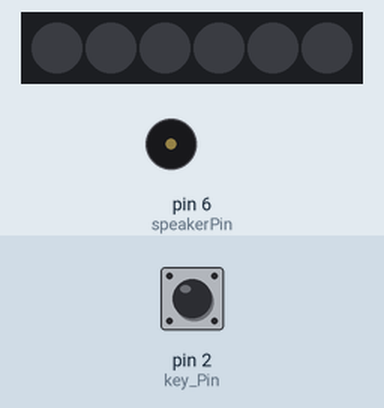
A sketch run on a simulated Arduino Uno, built with avr-gcc and run on an emulated ATmega328P. On the bench: 6 RGB LEDs in strip order, left to right, buzzer (waves = sounding). Inputs (shaded band) come from the test bench; at power-on: pin 2 (key_Pin) LOW. Dim RGB values are drawn brighter than linear.

Above: at 1.2 s.
1.3 s: pin 2 (key_Pin) pulled HIGH for 0.15 s
At 1.88 s:
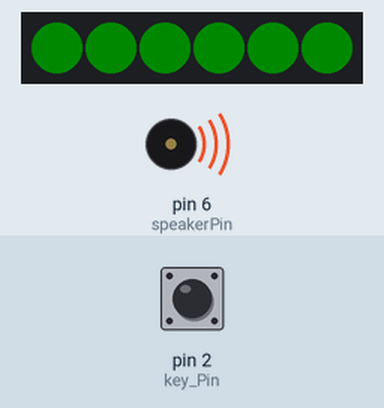
2.0 s: pin 2 (key_Pin) pulled HIGH for 1 s
At 3.1 s:
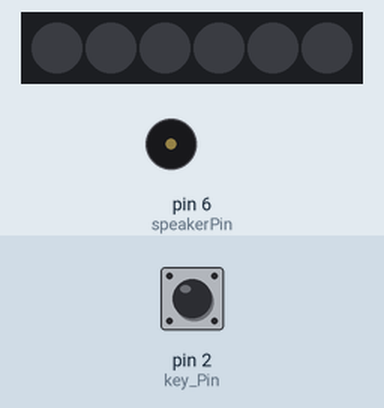
4.5 s: pin 2 (key_Pin) pulled HIGH for 0.15 s
At 5.08 s:
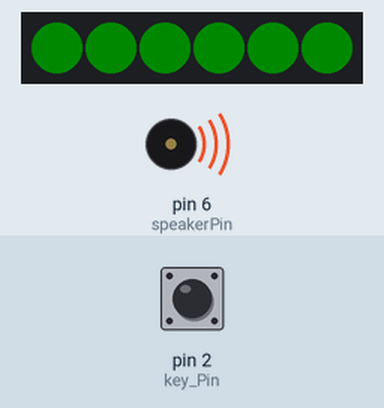
5.2 s: pin 2 (key_Pin) pulled HIGH for 3.2 s
At 6.7 s:
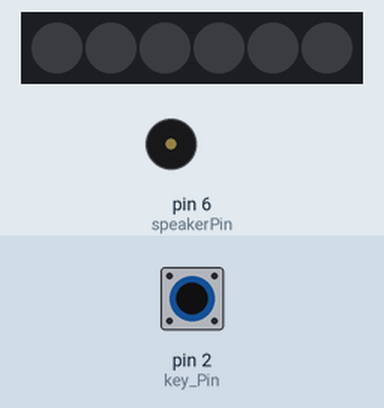
9.9 s: pin 2 (key_Pin) pulled HIGH for 0.15 s
At 10.87 s:
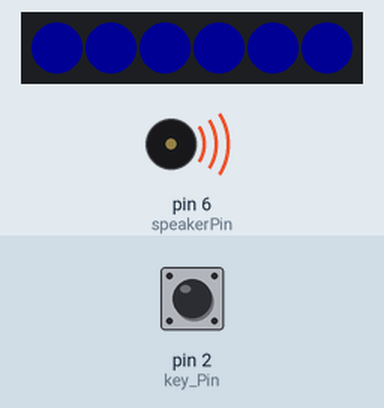
Timing chart, 0 to 14.5 s (numbered marks = the images above; inputs shaded):
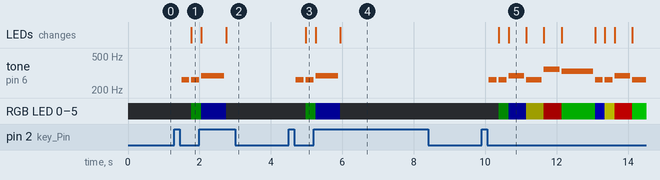

Measured:
- after the input at 1.3 s, tone on pin 6 (speakerPin): alternates 262 Hz for 0.22 s and silent for 0.06 s, starting after 0.20 s; RGB LED 0–5: off → RGB(0, 10, 0) after 0.48 s; the LEDs: change after 0.48 s (image 1)
- after the input at 4.5 s, tone on pin 6 (speakerPin): alternates 262 Hz for 0.22 s and silent for 0.06 s, starting after 0.20 s; RGB LED 0–5: off → RGB(0, 10, 0) after 0.48 s; the LEDs: change after 0.48 s (image 3)
- what the display in image 5 shows lasts 0.4 s, from 10.7 s to 11.1 s

The sketch:

music_birth.ino
```cpp
#include <Adafruit_NeoPixel.h>

#include "key.h"

#define PIXEL_PIN    A0    // Digital IO pin connected to the NeoPixels.
#define PIXEL_COUNT  6

Adafruit_NeoPixel strip = Adafruit_NeoPixel(PIXEL_COUNT, PIXEL_PIN, NEO_GRB + NEO_KHZ800);

#define NOTE_B0  31
#define NOTE_C1  33
#define NOTE_CS1 35
#define NOTE_D1  37
#define NOTE_DS1 39
#define NOTE_E1  41
#define NOTE_F1  44
#define NOTE_FS1 46
#define NOTE_G1  49
#define NOTE_GS1 52
#define NOTE_A1  55
#define NOTE_AS1 58
#define NOTE_B1  62
#define NOTE_C2  65
#define NOTE_CS2 69
#define NOTE_D2  73
#define NOTE_DS2 78
#define NOTE_E2  82
#define NOTE_F2  87
#define NOTE_FS2 93
#define NOTE_G2  98
#define NOTE_GS2 104
#define NOTE_A2  110
#define NOTE_AS2 117
#define NOTE_B2  123
#define NOTE_C3  131
#define NOTE_CS3 139
#define NOTE_D3  147
#define NOTE_DS3 156
#define NOTE_E3  165
#define NOTE_F3  175
#define NOTE_FS3 185
#define NOTE_G3  196
#define NOTE_GS3 208
#define NOTE_A3  220
#define NOTE_AS3 233
#define NOTE_B3  247
#define NOTE_C4  262
#define NOTE_CS4 277
#define NOTE_D4  294
#define NOTE_DS4 311
#define NOTE_E4  330
#define NOTE_F4  349
#define NOTE_FS4 370
#define NOTE_G4  392
#define NOTE_GS4 415
#define NOTE_A4  440
#define NOTE_AS4 466
#define NOTE_B4  494
#define NOTE_C5  523
#define NOTE_CS5 554
#define NOTE_D5  587
#define NOTE_DS5 622
#define NOTE_E5  659
#define NOTE_F5  698
#define NOTE_FS5 740
#define NOTE_G5  784
#define NOTE_GS5 831
#define NOTE_A5  880
#define NOTE_AS5 932
#define NOTE_B5  988
#define NOTE_C6  1047
#define NOTE_CS6 1109
#define NOTE_D6  1175
#define NOTE_DS6 1245
#define NOTE_E6  1319
#define NOTE_F6  1397
#define NOTE_FS6 1480
#define NOTE_G6  1568
#define NOTE_GS6 1661
#define NOTE_A6  1760
#define NOTE_AS6 1865
#define NOTE_B6  1976
#define NOTE_C7  2093
#define NOTE_CS7 2217
#define NOTE_D7  2349
#define NOTE_DS7 2489
#define NOTE_E7  2637
#define NOTE_F7  2794
#define NOTE_FS7 2960
#define NOTE_G7  3136
#define NOTE_GS7 3322
#define NOTE_A7  3520
#define NOTE_AS7 3729
#define NOTE_B7  3951
#define NOTE_C8  4186
#define NOTE_CS8 4435
#define NOTE_D8  4699
#define NOTE_DS8 4978

int key_Pin = 2;
int speakerPin = 6;
//Tone makeTone;

boolean play_pause;

long timer;
int val, add;

#define val_max 255
#define val_min 0

// notes to play; see Tone.h for frequencies;
int notes[] = {
  NOTE_C4, NOTE_C4, NOTE_D4, NOTE_C4, NOTE_F4, NOTE_E4,
  NOTE_C4, NOTE_C4, NOTE_D4, NOTE_C4, NOTE_G4, NOTE_F4,
  NOTE_C4, NOTE_C4, NOTE_C5, NOTE_A4, NOTE_F4, NOTE_E4, NOTE_D4,
  NOTE_AS4, NOTE_AS4, NOTE_A4, NOTE_F4, NOTE_G4, NOTE_F4
};

// number of beats for each note
int beats[] = {
  1, 1, 2, 2, 2, 4,
  1, 1, 2, 2, 2, 4,
  1, 1, 2, 2, 2, 2, 2,
  1, 1, 2, 2, 2, 4
};

// Calculate song length
int songLength = sizeof(notes) / sizeof(int);
int tempo = 220; // in milliseconds

void playNote(int note, int beat) {
  noTone(speakerPin); // speaker reset
  tone(speakerPin, note); // play tone
  key_pree();
  delay(tempo * beat); // for specified number of beats
  noTone(speakerPin); // speaker reset
  key_pree();
  delay(tempo / 4); // pause between notes
}

void setup() {
  Serial.begin(115200);
  pinMode(key_Pin, INPUT);
  //attachInterrupt(4, blink, FALLING);
  strip.begin();
  strip.show();
}

void loop() {
  key_pree();
  if (play_pause)
  {
    for (int i = 0; i < songLength; i++) {
      add++;
      if (add == 5)
        add = 1;
      if (add == 1)
        colorSet(strip.Color(i * 10, 0, 0));
      else if (add == 2)
        colorSet(strip.Color(0, i * 10, 0));
      else if (add == 3)
        colorSet(strip.Color(0, 0, i * 10));
      else if (add == 4)
        colorSet(strip.Color(i * 10, i * 10, 0));
      if (!play_pause)
      {
        play_pause = false;
        noTone(speakerPin);
        return;
      }
      playNote(notes[i], beats[i]); // make sound
    }
  }
  else
    colorSet(0);
}

void colorSet(uint32_t c) {
  for (uint16_t i = 0; i < strip.numPixels(); i++) {
    strip.setPixelColor(i, c);
  }
  strip.show();
}

void key_pree()
{
  if (key_get(key_Pin, 0))
  {
    delay(200);
    play_pause = !play_pause;
  }
}
```

key.h
```cpp
#include "arduino.h"

boolean key[NUM_DIGITAL_PINS];			//按键
boolean key_cache[NUM_DIGITAL_PINS];		//检测按键松开缓存

void key_init()
{
  for (int a = 0; a < NUM_DIGITAL_PINS; a++)
  {
    key[a] = LOW;
    key_cache[a] = HIGH;
  }
}

boolean key_get(int _key_pin, boolean _key_type)
{
  key_cache[_key_pin] = key[_key_pin];		//缓存作判断用

  key[_key_pin] = !digitalRead(_key_pin);	//触发时

  switch (_key_type)
  {
    case 0:
      if (!key[_key_pin] && key_cache[_key_pin])
        return true;
      else
        return false;
      break;
    case 1:
      if (key[_key_pin] && !key_cache[_key_pin])
        return true;
      else
        return false;
      break;
  }
}
```
